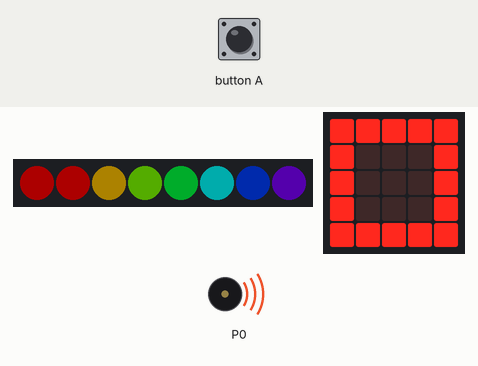
Bench run of a program on a simulated BBC micro:bit (MakeCode). Shown: 8 RGB LEDs in strip order, left to right, the board's 5×5 LED display, buzzer (waves = sounding). The inputs (shaded band) are chosen by the test bench. Dim RGB values are drawn brighter than linear.

Above: at 1.2 s.
1.3 s: button A pressed for 0.15 s
At 2.74 s:
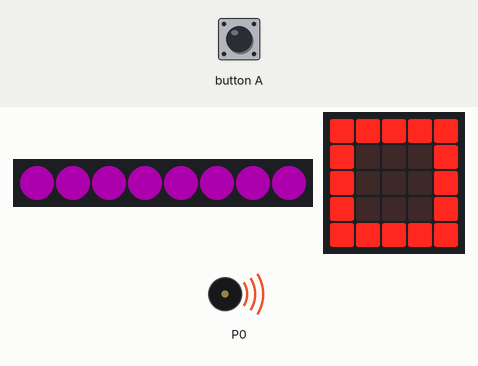
At 3.24 s:
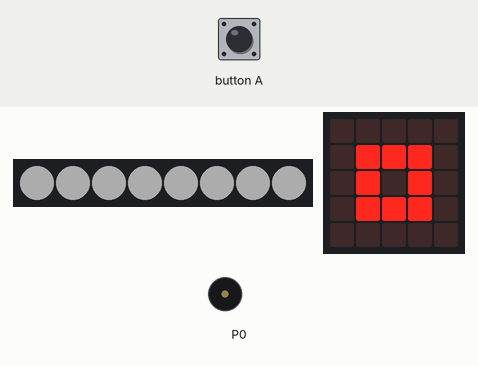
Timing chart, 0 to 9.9 s (numbered marks = the images above; inputs shaded):
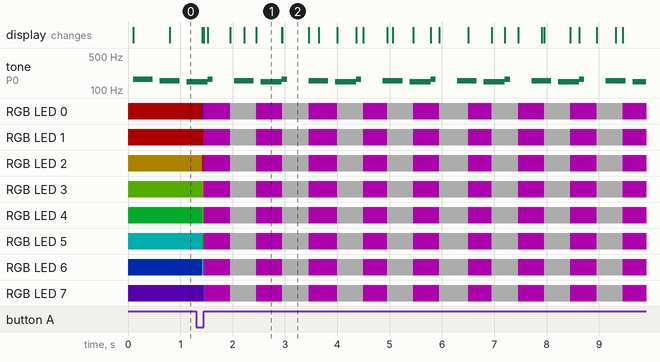

The program:

main.ts
```typescript
input.onButtonPressed(Button.A, function () {
    while (true) {
        strip.showColor(neopixel.colors(NeoPixelColors.Purple))
        basic.pause(500)
        strip.showColor(neopixel.colors(NeoPixelColors.White))
        basic.pause(500)
    }
})
let strip: neopixel.Strip = null
strip = neopixel.create(DigitalPin.P2, 8, NeoPixelMode.RGB)
strip.setBrightness(50)
strip.showRainbow(1, 360)
music.setVolume(197)
basic.forever(function () {
    strip.rotate(1)
    strip.show()
    basic.pause(100)
    music.startMelody(music.builtInMelody(Melodies.Wawawawaa), MelodyOptions.Once)
    basic.showIcon(IconNames.SmallSquare)
    basic.pause(100)
    basic.showIcon(IconNames.Square)
})
```

test.ts
```typescript
// 테스트는 여기로 이동합니다; 이 패키지가 확장으로 사용될 때 컴파일되지 않을 것 입니다.
```

Measured:
- by itself, tone on P0: repeats every 1.4 s: silent 0.41 s, 156 Hz 0.38 s, silent 0.14 s, 147 Hz 0.40 s, 165 Hz 0.10 s
- what the display in image 1 shows lasts 0.4 s, from 2.5 s to 2.9 s
